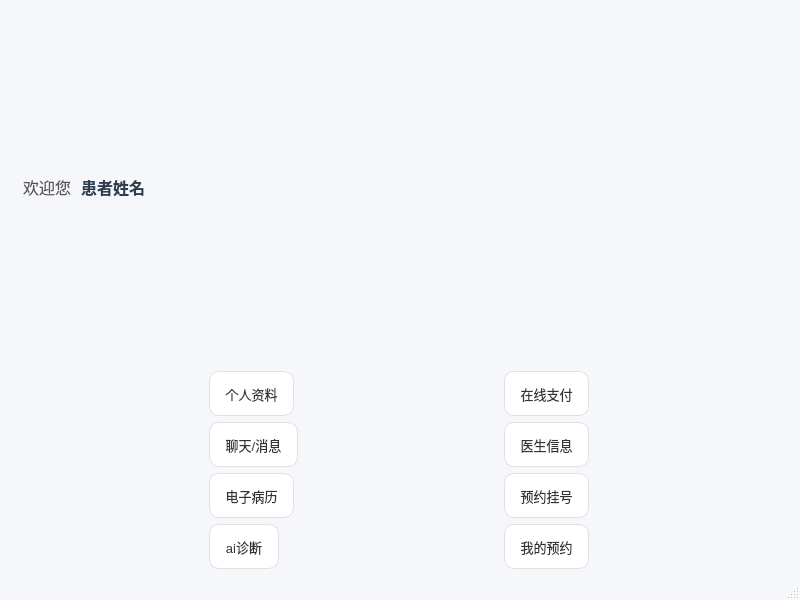
<?xml version="1.0" encoding="UTF-8"?>
<ui version="4.0">
 <class>MainWindow</class>
 <widget class="QMainWindow" name="MainWindow">
  <property name="geometry">
   <rect>
    <x>0</x>
    <y>0</y>
    <width>800</width>
    <height>600</height>
   </rect>
  </property>
  <property name="windowTitle">
   <string>MainWindow</string>
  </property>
  <property name="styleSheet">
   <string notr="true">/* ---- 主窗口样式 ---- */
QMainWindow {
    background-color: #f5f7fa; /* 设置一个柔和的浅灰色背景 */
}

/* ---- 欢迎语标签 ---- */
QLabel#welcomeLabel {
    font-size: 16px;
    color: #555;
    padding-left: 10px;
}
QLabel#patientNameLabel {
    font-size: 16px;
    font-weight: bold;
    color: #2c3e50;
}

/* ---- 核心功能按钮 (预约挂号) ---- */
QPushButton#mainAppointmentButton {
    background-color: #3498db; /* 主题蓝色 */
    color: white;
    font-size: 20px;
    font-weight: bold;
    border: none;
    border-radius: 12px; /* 圆角 */
    padding: 10px;
    margin: 15px;
}
QPushButton#mainAppointmentButton:hover {
    background-color: #2980b9; /* 鼠标悬浮时颜色变深 */
}
QPushButton#mainAppointmentButton:pressed {
    background-color: #1f618d; /* 鼠标按下时颜色再变深 */
}

/* ---- 次要功能网格按钮 (QToolButton) ---- */
QToolButton {
    background-color: white;
    color: #333;
    border: 1px solid #e0e0e0;
    border-radius: 10px;
    padding: 10px;
    font-size: 13px;
}
QToolButton:hover {
    background-color: #ecf5ff; /* 鼠标悬浮时淡蓝色背景 */
    border: 1px solid #3498db;
}
QToolButton:pressed {
    background-color: #d9ecff; /* 鼠标按下时 */
}</string>
  </property>
  <property name="iconSize">
   <size>
    <width>48</width>
    <height>48</height>
   </size>
  </property>
  <widget class="QWidget" name="centralwidget">
   <layout class="QVBoxLayout" name="verticalLayout">
    <item>
     <layout class="QHBoxLayout" name="horizontalLayout">
      <item>
       <widget class="QLabel" name="welcomeLabel">
        <property name="text">
         <string>欢迎您</string>
        </property>
       </widget>
      </item>
      <item>
       <widget class="QLabel" name="patientNameLabel">
        <property name="text">
         <string>患者姓名</string>
        </property>
       </widget>
      </item>
      <item>
       <spacer name="horizontalSpacer">
        <property name="orientation">
         <enum>Qt::Horizontal</enum>
        </property>
        <property name="sizeHint" stdset="0">
         <size>
          <width>40</width>
          <height>20</height>
         </size>
        </property>
       </spacer>
      </item>
     </layout>
    </item>
    <item>
     <layout class="QGridLayout" name="gridLayout">
      <item row="1" column="0">
       <widget class="QToolButton" name="chatButton">
        <property name="text">
         <string>聊天/消息</string>
        </property>
        <property name="icon">
         <iconset resource="patientclient.qrc">
          <normaloff>:/icons/icon_home_chat.png</normaloff>:/icons/icon_home_chat.png</iconset>
        </property>
        <property name="iconSize">
         <size>
          <width>48</width>
          <height>48</height>
         </size>
        </property>
        <property name="toolButtonStyle">
         <enum>Qt::ToolButtonTextUnderIcon</enum>
        </property>
       </widget>
      </item>
      <item row="0" column="1">
       <widget class="QToolButton" name="paymentButton">
        <property name="sizePolicy">
         <sizepolicy hsizetype="Fixed" vsizetype="Fixed">
          <horstretch>0</horstretch>
          <verstretch>0</verstretch>
         </sizepolicy>
        </property>
        <property name="text">
         <string>在线支付</string>
        </property>
        <property name="icon">
         <iconset resource="patientclient.qrc">
          <normaloff>:/icons/icon_home_wallet.png</normaloff>:/icons/icon_home_wallet.png</iconset>
        </property>
        <property name="iconSize">
         <size>
          <width>48</width>
          <height>48</height>
         </size>
        </property>
        <property name="toolButtonStyle">
         <enum>Qt::ToolButtonTextUnderIcon</enum>
        </property>
       </widget>
      </item>
      <item row="0" column="0">
       <widget class="QToolButton" name="patientInfoButton">
        <property name="sizePolicy">
         <sizepolicy hsizetype="Fixed" vsizetype="Fixed">
          <horstretch>0</horstretch>
          <verstretch>0</verstretch>
         </sizepolicy>
        </property>
        <property name="text">
         <string>个人资料</string>
        </property>
        <property name="icon">
         <iconset resource="patientclient.qrc">
          <normaloff>:/icons/icon_home_psndt.png</normaloff>:/icons/icon_home_psndt.png</iconset>
        </property>
        <property name="iconSize">
         <size>
          <width>48</width>
          <height>48</height>
         </size>
        </property>
        <property name="toolButtonStyle">
         <enum>Qt::ToolButtonTextUnderIcon</enum>
        </property>
       </widget>
      </item>
      <item row="1" column="1">
       <widget class="QToolButton" name="doctorInfoButton">
        <property name="text">
         <string>医生信息</string>
        </property>
        <property name="icon">
         <iconset resource="patientclient.qrc">
          <normaloff>:/icons/icon_home_doctor3.png</normaloff>:/icons/icon_home_doctor3.png</iconset>
        </property>
        <property name="iconSize">
         <size>
          <width>48</width>
          <height>48</height>
         </size>
        </property>
        <property name="toolButtonStyle">
         <enum>Qt::ToolButtonTextUnderIcon</enum>
        </property>
       </widget>
      </item>
      <item row="2" column="0">
       <widget class="QToolButton" name="emrButton">
        <property name="text">
         <string>电子病历</string>
        </property>
        <property name="icon">
         <iconset resource="patientclient.qrc">
          <normaloff>:/icons/icon_home_mdcrcd.png</normaloff>:/icons/icon_home_mdcrcd.png</iconset>
        </property>
        <property name="iconSize">
         <size>
          <width>48</width>
          <height>48</height>
         </size>
        </property>
        <property name="toolButtonStyle">
         <enum>Qt::ToolButtonTextUnderIcon</enum>
        </property>
       </widget>
      </item>
      <item row="3" column="0">
       <widget class="QToolButton" name="aiButton">
        <property name="text">
         <string>ai诊断</string>
        </property>
        <property name="icon">
         <iconset resource="patientclient.qrc">
          <normaloff>:/icons/icon_home_ai1.png</normaloff>:/icons/icon_home_ai1.png</iconset>
        </property>
        <property name="iconSize">
         <size>
          <width>60</width>
          <height>48</height>
         </size>
        </property>
        <property name="toolButtonStyle">
         <enum>Qt::ToolButtonTextUnderIcon</enum>
        </property>
       </widget>
      </item>
      <item row="3" column="1">
       <widget class="QToolButton" name="myAppointmentsButton">
        <property name="text">
         <string>我的预约</string>
        </property>
        <property name="icon">
         <iconset resource="patientclient.qrc">
          <normaloff>:/icons/icon_home_list.png</normaloff>:/icons/icon_home_list.png</iconset>
        </property>
        <property name="iconSize">
         <size>
          <width>48</width>
          <height>48</height>
         </size>
        </property>
        <property name="toolButtonStyle">
         <enum>Qt::ToolButtonTextUnderIcon</enum>
        </property>
       </widget>
      </item>
      <item row="2" column="1">
       <widget class="QToolButton" name="consultationButton">
        <property name="text">
         <string>预约挂号</string>
        </property>
        <property name="icon">
         <iconset resource="patientclient.qrc">
          <normaloff>:/icons/icon_home_calender.png</normaloff>:/icons/icon_home_calender.png</iconset>
        </property>
        <property name="iconSize">
         <size>
          <width>48</width>
          <height>48</height>
         </size>
        </property>
        <property name="toolButtonStyle">
         <enum>Qt::ToolButtonTextUnderIcon</enum>
        </property>
       </widget>
      </item>
     </layout>
    </item>
   </layout>
  </widget>
  <widget class="QMenuBar" name="menubar">
   <property name="geometry">
    <rect>
     <x>0</x>
     <y>0</y>
     <width>800</width>
     <height>22</height>
    </rect>
   </property>
  </widget>
  <widget class="QStatusBar" name="statusbar"/>
 </widget>
 <resources>
  <include location="patientclient.qrc"/>
 </resources>
 <connections/>
</ui>
